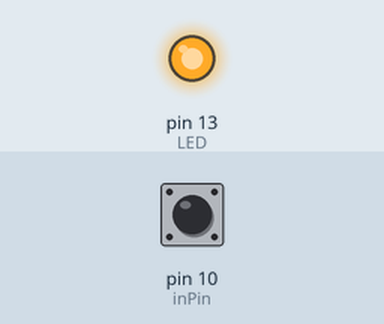
Recording of a sketch running on a simulated Arduino Uno, built with avr-gcc and run on an emulated ATmega328P. On the bench: output pins drawn as LEDs (lit = HIGH). The test bench sets the inputs (shaded band); at power-on: pin 10 (inPin) LOW. What the sketch prints to the serial monitor is not drawn.

Above: at 4.8 s.
4.9 s: pin 10 (inPin) driven HIGH
At 7.9 s:
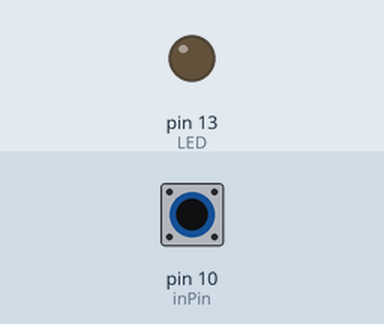
8.4 s: pin 10 (inPin) driven LOW
At 11.7 s:
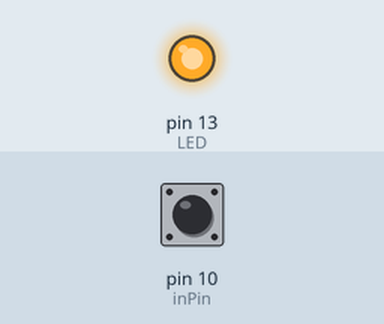
14.4 s: pin 10 (inPin) pulsed HIGH 5 times (0.12 s each, 0.3 s apart)
At 21.5 s:
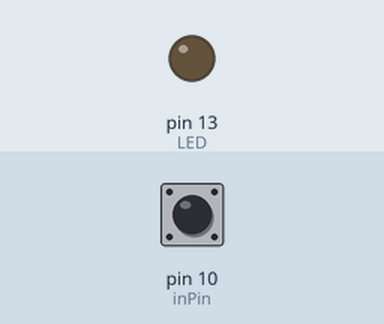
Timing chart, 0 to 23.0 s (numbered marks = the images above; inputs shaded):
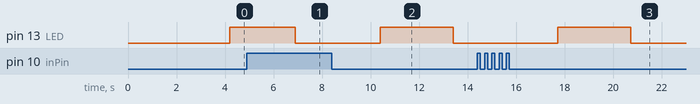

Measured:
- after the input at 4.9 s, pin 13 (LED): HIGH → LOW after 2.0 s instead of 2.3 s
- after the input at 8.4 s, pin 13 (LED): LOW → HIGH after 2.0 s, → LOW 3.0 s later
- after the input at 14.4 s, pin 13 (LED): LOW → HIGH after 3.3 s, → LOW 3.0 s later

The sketch:

PCINT0_interrupt_lokesh.ino
```cpp
/**
** User: Lokesh
*  Develop By: Lokesh
***/

#include <avr/interrupt.h>
#include <avr/sleep.h>

int inPin = 10; // Pushbutton connected to pin 10
int val = 0; // variable to store the input value read;
int ovfCnt = 0; // Let's count the number of counter overflows
int state = 0; // To check whether LED is ON or Off

void setup() {
  cli();  // Disable/clear the interrupt

  // Set the Pin 13 as output and 10 as input :  Writing a 1 makes output...0 makes input
  DDRB |=(1<<PORTB5);
  DDRB &=~(1<<PORTB2);


  // Control regs for Timer 1, disable unless sw press
  TCCR1A =  0b000000;// Set Normal Mode
  TCCR1B = (1<<CS12)|(1<<CS10); // Set Prescal 1024
  TIMSK1 = (1<<TOIE1); // Enable TIME overflow

  // ENABLE THE INTERRUPT BUT DO NOT CONNECT TCNT1 TO A SOURCE

  // Control regs for PCI
  PCICR = (1<<PCIE0); // activate control register at PORT B
  PCMSK0 = (1<<PCINT2); // Register PIN change interrupt at pin 10

  // Set the LED to OFF
  PORTB &= ~(1<<PORTB5);
  Serial.begin(9600); // Initialize serial monitor, only for debug

  // Turn off the global interrupts to test the port configuration.
  sei(); // Set global Interrupt
}

/* INTERRUPT SERVICE ROUTINE DEFINITIONS */

//******** Pin change ISR
// ISR for pin change interrupt capture, set Timer 1 for 2 sec count
ISR(PCINT0_vect) {

  // SET UP TIMER CONTROL REGISTERS FOR OVERFLOW OPERATION
  TCCR1A = 0b000000 ; // Set to Mode Normal
  TCCR1B = (1<<CS12)|(1<<CS10); // <-- no input capture, normal operation, prescale clock by 1/1024
  // NO NEED TO INIT TCCR1C --> INITIALIZED TO REQUIRED VARIABLE ON STARTUP.

  // Enable overflow interrupts
  TCNT1 = 0x85ED; // set value for 2 sec count
  Serial.println("Pressed");

}

ISR(TIMER1_OVF_vect) {

  if (state == 0) {
    // Cut the light on and set the count for 3 seconds.
    PORTB |= (1 << PORTB5); // Turn ON LED at digital pin 13
    TCNT1 = 0x48E4; // 3 second timer
  } else {
    // Cut the light off, disable the timer counter
    PORTB &= ~(1 << PORTB5); //
    TCCR1B = 0x00;  // Disconnect the source for TCNT1
  }
  ovfCnt++; // Count how many times interrupt occured.
  Serial.print(ovfCnt);
  state = !state;

}
void loop() {
  // put your main code here, to run repeatedly:
  val = digitalRead(inPin);
  Serial.print("The input value is : ");
  Serial.println(val); // Display in serial monitor for debug
  //PORTB ^= (1<<5);
  delay(2000);
}
```
